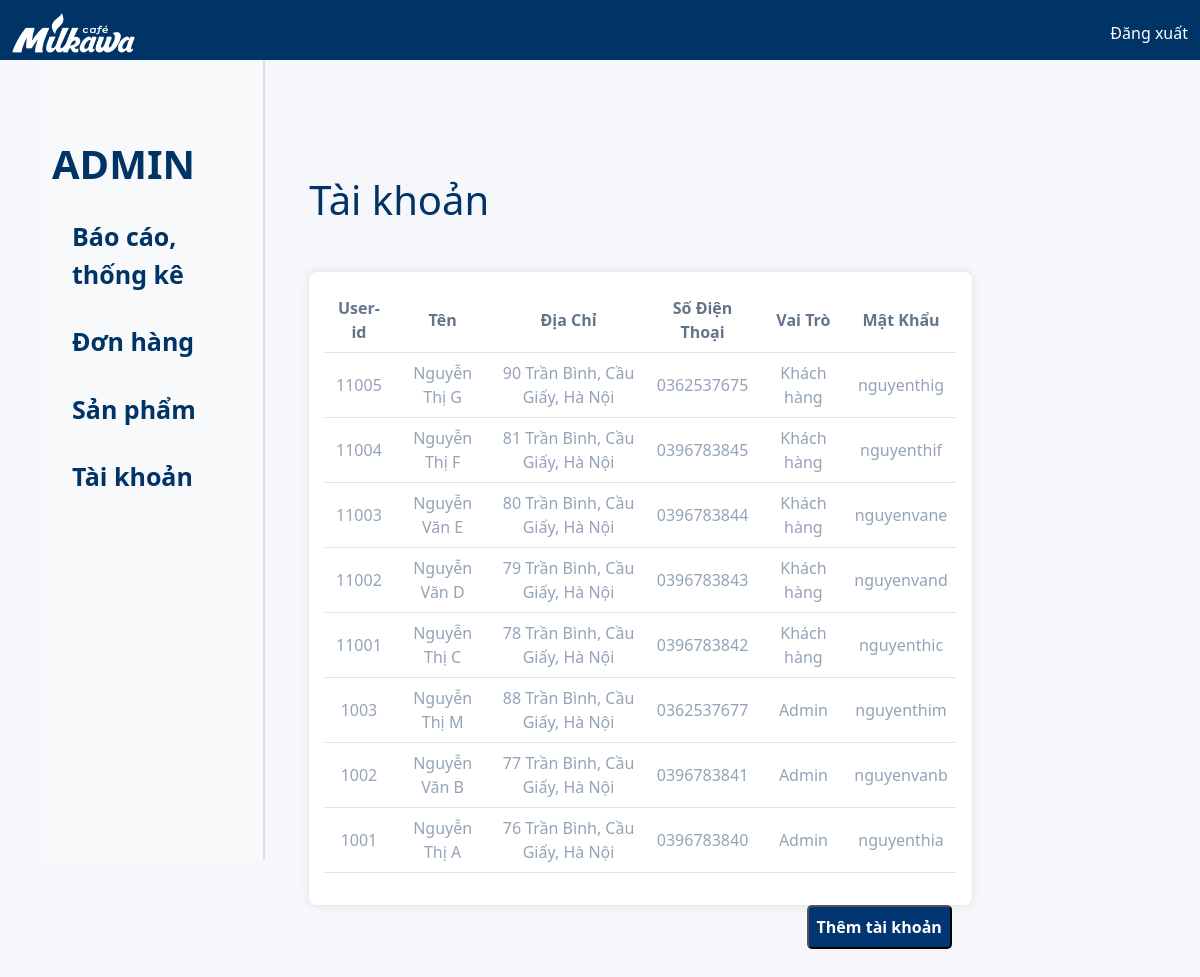
Page /Admin/index.php?id=4 on the committed database.
### tables this page shows
CREATE TABLE `user` (
  `user_id` int(11) NOT NULL,
  `name` varchar(20) NOT NULL,
  `phone` varchar(20) NOT NULL,
  `address` varchar(50) DEFAULT NULL,
  `role` enum('Admin','Khách hàng') NOT NULL,
  `password` varchar(255) NOT NULL
);

### Admin/taikhoan.php (the view, shortened to what this page needs)
<?php
include 'ketnoi.php';
$sql = "SELECT * FROM user ORDER BY user_id DESC";
$result = $conn->query($sql);
?>
            <main class="col-md-10 p-4">
                <h1 class="my-5" style="color: #003366">Tài khoản</h1>
                <div class="table-container">
                  <table class="table table-hover">
                    <thead>
                      <tr style="color: #64748b">
                        <th style="text-align: center;color: #64748b">User-id</th>
                        <th style="text-align: center;color: #64748b">Tên</th>
                        <th style="text-align: center;color: #64748b">Địa Chỉ</th>
                        <th style="text-align: center;color: #64748b">Số Điện Thoại</th>
                        <th style="text-align: center;color: #64748b">Vai Trò</th>
                        <th style="text-align: center;color: #64748b">Mật Khẩu</th>
                      </tr>
                    </thead>
                    <tbody>
                       <?php if ($result->num_rows > 0): ?>
                          <?php while ($row = $result->fetch_assoc()): ?>
                            <tr>
                                <td style="text-align: center;font-weight: 500"><?php echo $row['user_id']; ?></td>
                                <td style="text-align: center;font-weight: 500"><?php echo $row['name']; ?></td>
                                <td style="text-align: center;"><?php echo $row['address']; ?></td>
                                <td style="text-align: center;"><?php echo $row['phone']; ?></td>
                                <td style="text-align: center;"><?php echo $row['role']; ?></td>
                                <td style="text-align: center;"><?php echo $row['password']; ?></td>
                            </tr>
                          <?php endwhile; ?>
                            <?php else: ?>
                              <tr><td colspan="5">Chưa có tài khoản nào!</td></tr>
                          <?php endif; ?>
                    </tbody>
                  </table>
                </div>
                <div style="float: right; margin-bottom: 20px;">
                        <button id="showFormButton" class="p-2" style="color: #fff; font-weight: 700; background: #023672; border-radius: 5px; margin-right: 20px;">
                            Thêm tài khoản
                        </button>
                </div>
            </main>
        </div>
    </div>

### Admin/css/main.css (style rules this page uses)
body { background-color: #f5f7fa; }
.table-container { background-color: #fff; border-radius: 8px; padding: 1rem; box-shadow: 0 0 10px rgba(0, 0, 0, 0.1); }
.table th { color: #3b3b3b; }
.table th, .table td { vertical-align: middle; }
main h1 { color: #003366; margin: 2rem 0; }
.table-container .table th { color: #64748b; }
.table-container .table td { font-weight: 500; color: #94a3b8; }

### rows in the picture
user: user_id "11005", name "Nguyễn Thị G", address "90 Trần Bình, Cầu Giấy, Hà Nội", phone "0362537675", role "Khách hàng", password "nguyenthig"
user: user_id "11004", name "Nguyễn Thị F", address "81 Trần Bình, Cầu Giấy, Hà Nội", phone "0396783845", role "Khách hàng", password "nguyenthif"
user: user_id "11003", name "Nguyễn Văn E", address "80 Trần Bình, Cầu Giấy, Hà Nội", phone "0396783844", role "Khách hàng", password "nguyenvane"
user: user_id "11002", name "Nguyễn Văn D", address "79 Trần Bình, Cầu Giấy, Hà Nội", phone "0396783843", role "Khách hàng", password "nguyenvand"
user: user_id "11001", name "Nguyễn Thị C", address "78 Trần Bình, Cầu Giấy, Hà Nội", phone "0396783842", role "Khách hàng", password "nguyenthic"
user: user_id "1003", name "Nguyễn Thị M", address "88 Trần Bình, Cầu Giấy, Hà Nội", phone "0362537677", role "Admin", password "nguyenthim"
user: user_id "1002", name "Nguyễn Văn B", address "77 Trần Bình, Cầu Giấy, Hà Nội", phone "0396783841", role "Admin", password "nguyenvanb"
user: user_id "1001", name "Nguyễn Thị A", address "76 Trần Bình, Cầu Giấy, Hà Nội", phone "0396783840", role "Admin", password "nguyenthia"
